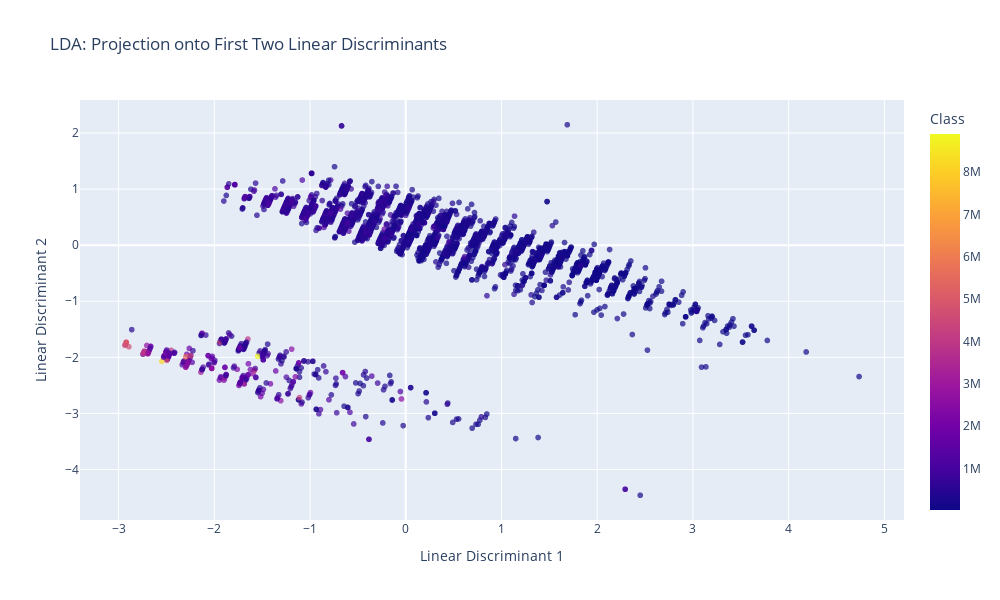

The notebook cell this image was saved under:
### Code cell
plt_lda = px.scatter(
    df_plot,
    x="LD1",
    y="LD2",
    color="Class",
    title="LDA: Projection onto First Two Linear Discriminants",
    labels={'LD1': 'Linear Discriminant 1', 'LD2': 'Linear Discriminant 2'},
    opacity=0.7
)

plt_lda.update_layout(width=1000, height=600)
plt_lda.show()

### Figure 1 — Plotly figure (JSON) as saved in the notebook; plotly's stock layout.template omitted (floating-point values rounded to 4 significant figures; data arrays with more than 128 entries replaced by an {"elided": "..."} marker saying what was removed)
{"data": [{"hovertemplate": "Linear Discriminant 1=%{x}<br>Linear Discriminant 2=%{y}<br>Class=%{marker.color}<extra></extra>", "legendgroup": "", "marker": {"color": {"elided": "4340 int values"}, "coloraxis": "coloraxis", "opacity": 0.7, "symbol": "circle"}, "mode": "markers", "name": "", "showlegend": false, "type": "scattergl", "x": {"elided": "4340 float values"}, "xaxis": "x", "y": {"elided": "4340 float values"}, "yaxis": "y"}], "layout": {"coloraxis": {"colorbar": {"title": {"text": "Class"}}, "colorscale": [[0, "#0d0887"], [0.1111, "#46039f"], [0.2222, "#7201a8"], [0.3333, "#9c179e"], [0.4444, "#bd3786"], [0.5556, "#d8576b"], [0.6667, "#ed7953"], [0.7778, "#fb9f3a"], [0.8889, "#fdca26"], [1, "#f0f921"]]}, "height": 600, "legend": {"tracegroupgap": 0}, "title": {"text": "LDA: Projection onto First Two Linear Discriminants"}, "width": 1000, "xaxis": {"anchor": "y", "domain": [0, 1], "title": {"text": "Linear Discriminant 1"}}, "yaxis": {"anchor": "x", "domain": [0, 1], "title": {"text": "Linear Discriminant 2"}}}}
